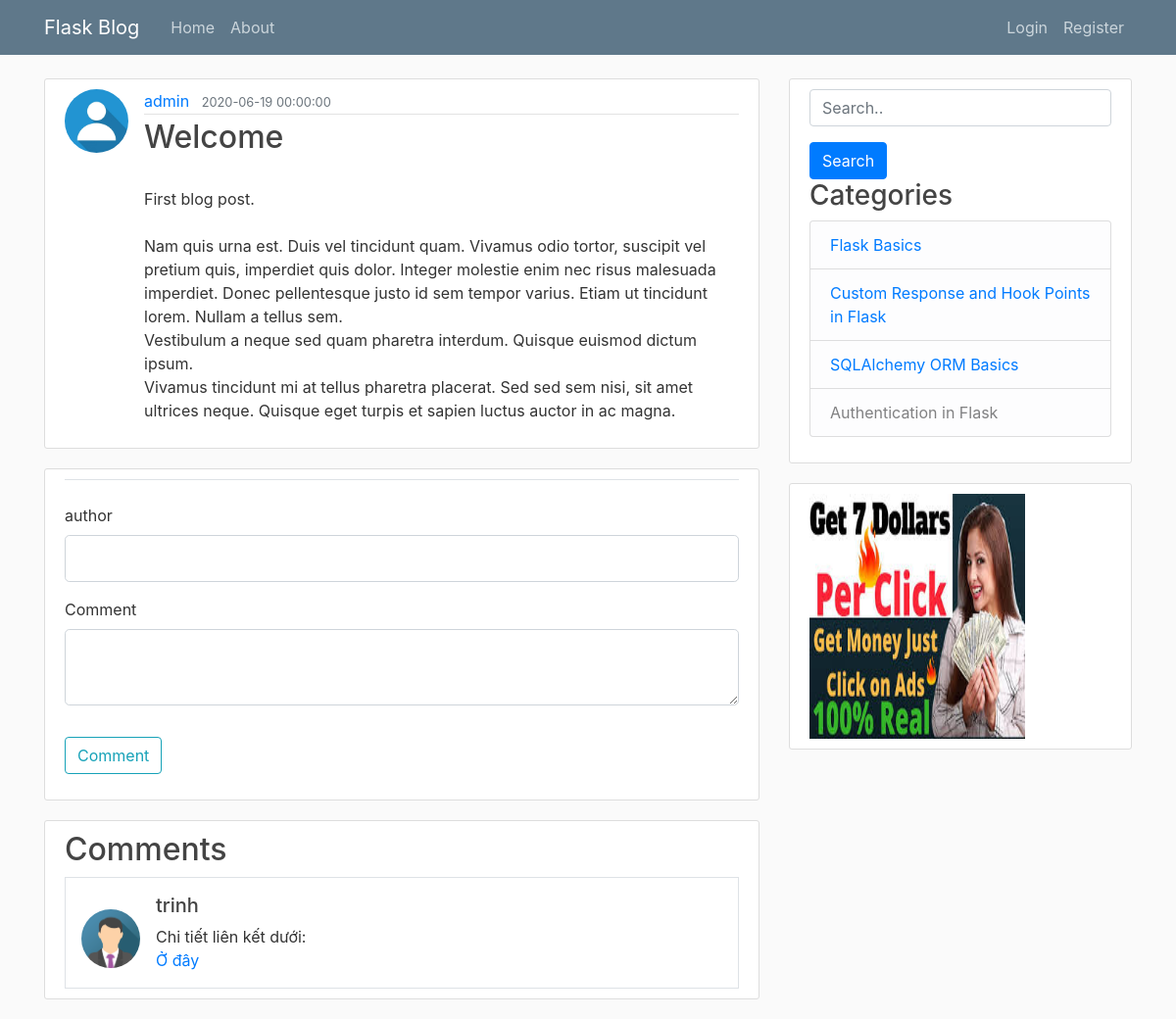
Page /post/3 on the earlier database version.
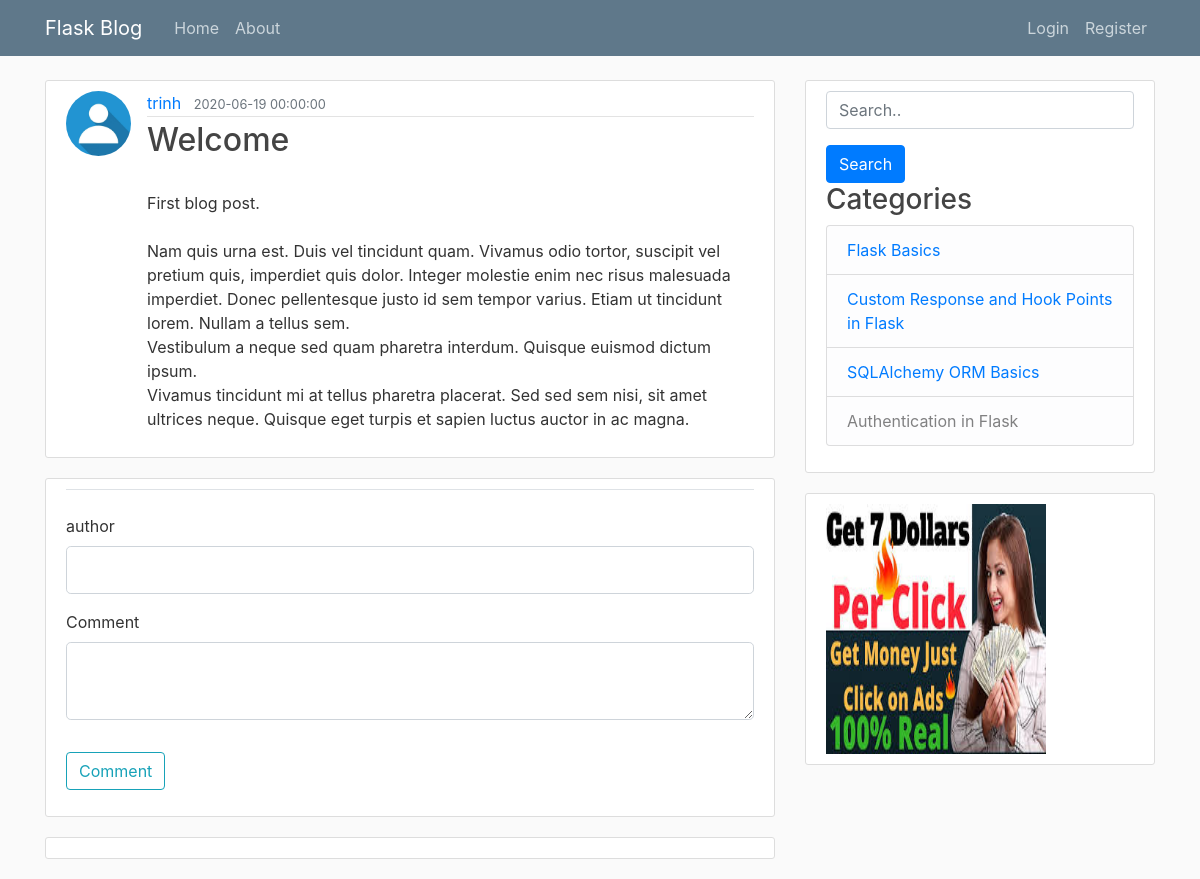
Same page on the later database version.
### flaskblog/models.py (models this page shows, shortened)
class User(db.Model, UserMixin):
    id = db.Column(db.Integer, primary_key=True)
    username = db.Column(db.String(20), unique=True, nullable=False)
    email = db.Column(db.String(120), unique=True, nullable=False)
    password = db.Column(db.String(60), nullable=False)
    image_file = db.Column(db.String(20), nullable=False,
                           default='default.jpg')
    Posts = db.relationship('Post', backref='author', lazy=True)

class Comment(db.Model):
    id = db.Column(db.Integer, primary_key=True)
    author = db.Column(db.String(20), nullable=False)
    content = db.Column(db.Text(), nullable=False)
    timestamp  = db.Column(db.DateTime, nullable=False,
                            default=datetime.utcnow)
    post_id = db.Column(db.Integer, db.ForeignKey('post.id'), nullable=False)

### flaskblog/posts/routes.py (the view)
@posts.route("/post/<string:post_id>")
def post(post_id):
    sql = db.text("SELECT * FROM Post WHERE id={}".format(post_id))
    post = db.session.query(Post).from_statement(sql).first()
    form = CommentForm()
    comment = Comment.query.filter_by(post_id=post_id).all()
    return render_template('post.html', title=post.title, post=post,comments=comment,form=form)

### flaskblog/posts/forms.py
class CommentForm(FlaskForm):
    author = StringField('author', validators=[DataRequired()])
    content = TextAreaField('Comment', validators=[DataRequired()])
    submit = SubmitField('Comment')

### flaskblog/templates/post.html (shortened to what this page needs)
{% extends "layout.html" %}
{% block content %}
    <article class="media content-section">
        <img class="rounded-circle article-img" src="{{ url_for('static', filename='profile_pics/' + post.author.image_file) }}">
        <div class="media-body">
            <div class="article-metadata">
                <a class="mr-2" href="{{ url_for('users.user_posts', username=post.author.username) }}">{{ post.author.username }}</a>
                <small class="text-muted">{{ post.date_posted }}</small>
            </div>
            <h2 class="article-title">{{ post.title }}</h2>
            <p class="article-content">{{ post.content|safe }}</p>
        </div>
    </article>
    <div class="content-section">
        <form method="POST" action="">
            <fieldset class="form-group">
                <legend class="border-bottom mb-4">{{ legend }}</legend>
                <div class="form-group">
                    {{ form.author.label(class="form-control-label") }}
                    {% if form.author.errors %}
                        {{ form.author(class="form-control form-control-lg is-invalid") }}
                        <div class="invalid-feedback">
                            {% for error in form.author.errors %}
                                <span>{{ error }}</span>
                            {% endfor %}
                        </div>
                    {% else %}
                        {{ form.author(class="form-control form-control-lg") }}
                    {% endif %}
                </div>
                <div class="form-group">
                    {{ form.content.label(class="form-control-label") }}
                    {% if form.content.errors %}
                        {{ form.content(class="form-control form-control-lg is-invalid") }}
                        <div class="invalid-feedback">
                            {% for error in form.content.errors %}
                                <span>{{ error }}</span>
                            {% endfor %}
                        </div>
                    {% else %}
                        {{ form.content(class="form-control form-control-lg") }}
                    {% endif %}
                </div>
            </fieldset>
            <div class="form-group">
                {{ form.submit(class="btn btn-outline-info") }}
            </div>
        </form>
    </div>
  <div class="content-section">
    {% if comments %}
    <h2>Comments</h2>
    <div>
        {% for comment in comments %}
        <div class="media border p-3">
        <img src="../static/profile_pics/img_avatar3.png" alt="John Doe" class="mr-3 mt-3 rounded-circle" style="width:60px;">
        <div class="media-body">
            <h5>{{ comment.author }}</h5>
            <div>{{ comment.content|safe }}</div>
        </div>
       </div>
       {% endfor %}
    </div>
    {% endif %}
  </div>
{% endblock content %}

Differences in the rows shown:
no longer on this page (row unchanged): User: image_file (placeholder picture), author.username "admin"
removed Comment: author "trinh", content "Chi tiết liên kết dưới: Ở đây"
now on this page (row edited): User: image_file (placeholder picture), author.username "trinh"
Other differences:
text no longer shown: "Comments"
